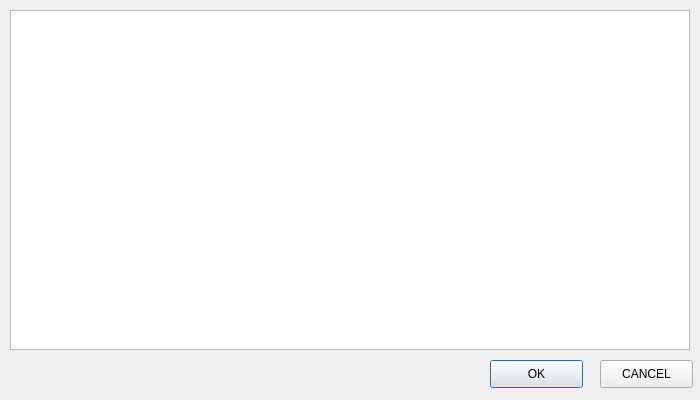
<?xml version="1.0" encoding="UTF-8"?>
<ui version="4.0">
 <class>QFieldEditDialogClass</class>
 <widget class="QDialog" name="QFieldEditDialogClass">
  <property name="geometry">
   <rect>
    <x>0</x>
    <y>0</y>
    <width>700</width>
    <height>400</height>
   </rect>
  </property>
  <property name="windowTitle">
   <string>QFieldEditDialog</string>
  </property>
  <widget class="QPushButton" name="cmdOK">
   <property name="geometry">
    <rect>
     <x>490</x>
     <y>360</y>
     <width>93</width>
     <height>28</height>
    </rect>
   </property>
   <property name="text">
    <string>OK</string>
   </property>
  </widget>
  <widget class="QPushButton" name="cmdCancel">
   <property name="geometry">
    <rect>
     <x>600</x>
     <y>360</y>
     <width>93</width>
     <height>28</height>
    </rect>
   </property>
   <property name="text">
    <string>CANCEL</string>
   </property>
  </widget>
  <widget class="QTextEdit" name="txtField">
   <property name="geometry">
    <rect>
     <x>10</x>
     <y>10</y>
     <width>680</width>
     <height>340</height>
    </rect>
   </property>
  </widget>
 </widget>
 <layoutdefault spacing="6" margin="11"/>
 <resources/>
 <connections/>
</ui>
